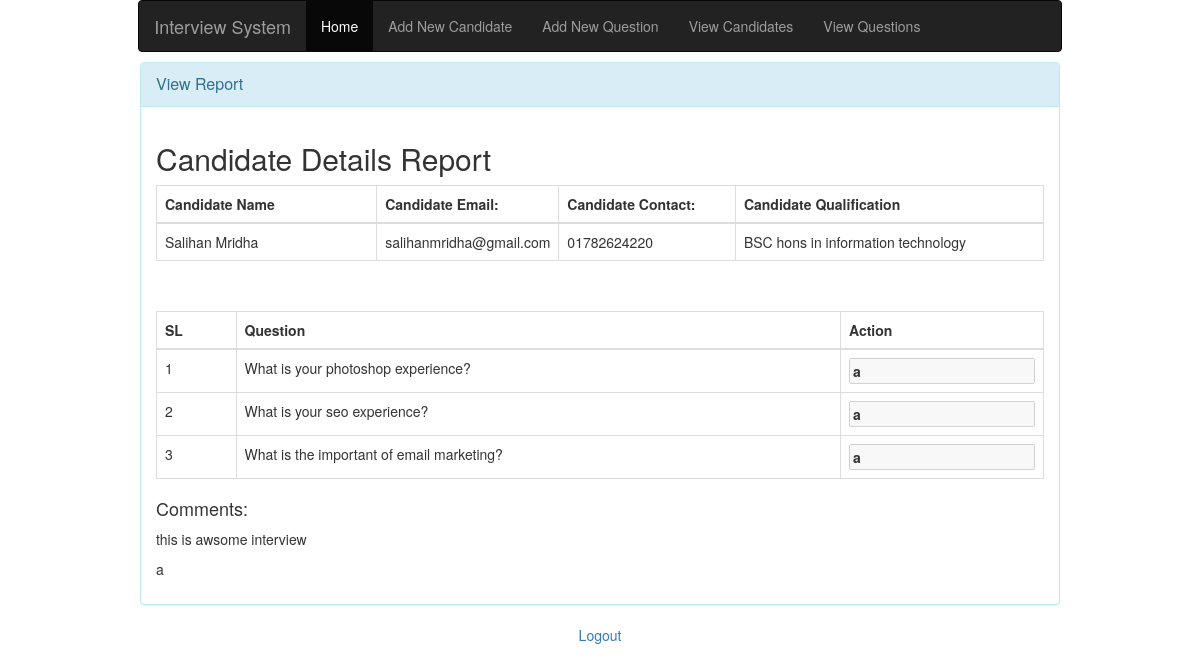
Screenshot of /viewReport.php?id=1 (signed in) with the database file from the repository.
### tables this page shows
CREATE TABLE `candidates` (
  `cand_id` int(10) NOT NULL,
  `cand_name` varchar(150) NOT NULL,
  `cand_email` varchar(150) NOT NULL,
  `cand_phone` varchar(150) NOT NULL,
  `cand_age` int(10) DEFAULT NULL,
  `cand_address` text,
  `cand_qualification` text
);

CREATE TABLE `reports` (
  `report_id` int(10) NOT NULL,
  `question_id` int(10) NOT NULL,
  `cand_id` int(10) NOT NULL,
  `result` text
);

CREATE TABLE `questions` (
  `question_id` int(10) NOT NULL,
  `question` text
);

CREATE TABLE `comments` (
  `comment_id` int(10) NOT NULL,
  `comment` text,
  `cand_id` int(10) DEFAULT NULL
);

### inc/classes/View.php (called while the page is built, shortened)
<?php
  include ("DB.php");
  class View {
    private $db;
    function __construct(){
      $this->db = new DB();
    }
    function viewCandidate(){
      $sql = "select * from candidates";
      $query = $this->db->simplequerywithoutcondition($sql);
      $results = $query->fetchAll();
      return $results;
    }
    function viewReport(){
      $candId = $_GET['id'];
      $sql = "select * from questions, reports, candidates where reports.cand_id = candidates.cand_id and reports.question_id = questions.question_id and reports.cand_id = $candId";
      $query = $this->db->simplequerywithoutcondition($sql);
      $results = $query->fetchAll();
      return $results;
    }
    function viewReportComment(){
      $candId = $_GET['id'];
      $sql = "select * from comments where comments.cand_id = $candId";
      $query = $this->db->simplequerywithoutcondition($sql);
      $results = $query->fetchAll();
      return $results;
    }
  }

### inc/classes/DB.php (called while the page is built, shortened)
<?php
  class DB{
    private $host = "localhost";
    private $dbname = "sourcecodester_interviewdb";
    private $dbuser = "root";
    private $dbpass = "";
    private $conn;
    public function __construct(){
      if (!isset($this->conn)) {
        try {
          $pdo = new PDO("mysql:host=".$this->host.";"."dbname=".$this->dbname, $this->dbuser, $this->dbpass);
          $pdo->setAttribute(PDO::ATTR_ERRMODE, PDO::ERRMODE_EXCEPTION);
          $pdo->exec("SET CHARACTER SET utf8");
          $this->conn = $pdo;
        } catch (PDOException $e) {
          die("<h3>Database Connection Failed </h3>".$e->getMessage());
        }
      }
    }
    public function simplequerywithoutcondition($q){
      $stmt = $this->conn->prepare($q);
      $stmt->execute();
      return $stmt;
    }
  }
?>

### viewReport.php (the view, shortened to what this page needs)
<?php
  include ("inc/classes/View.php");
  $view = new View();
  $viewReports = $view->viewReport();
  $viewCandidates = $view->viewCandidate();
  $viewComments = $view->viewReportComment();
?>
<!DOCTYPE html>
<html lang="en" dir="ltr">
  <head>
    <link href="//maxcdn.bootstrapcdn.com/bootstrap/3.3.0/css/bootstrap.min.css" rel="stylesheet" id="bootstrap-css">
  </head>
  <body>
<div class="container">
<?php include ('nav.php'); ?>
    <div id="signupbox" style=" margin-top:10px" class="mainbox col-md-10 col-md-offset-1 col-sm-8 col-sm-offset-2">
        <div class="panel panel-info">
            <div class="panel-heading">
                <div class="panel-title">View Report</div>
            </div>
            <div class="panel-body" >
              <h2>Candidate Details Report</h2>
              <table class="table table-bordered" style="width: 100%; table-layout: auto;">
                <thead>
                  <tr>
                    <th style="width: 25%;">Candidate Name</th>
                    <th style="width: 20%;">Candidate Email: </th>
                    <th style="width: 20%;">Candidate Contact: </th>
                    <th style="width: 35%;">Candidate Qualification</th>
                  </tr>
                </thead>
                <tbody>
                  <?php foreach ($viewCandidates as $viewCandidate): ?>
                  <?php if (isset($_GET['id']) && $_GET['id'] == $viewCandidate['cand_id']): ?>
                  <tr>
                    <td><?php echo $viewCandidate['cand_name']; ?></td>
                    <td><?php echo $viewCandidate['cand_email']; ?></td>
                    <td><?php echo $viewCandidate['cand_phone']; ?></td>
                    <td><?php echo $viewCandidate['cand_qualification']; ?></td>
                  </tr>
                  <?php endif; ?>
                  <?php endforeach; ?>
                </tbody>
              </table>
            </div>
            <div class="panel-body" >
                <table class="table table-bordered" style="width: 100%; table-layout: auto;">
                  <thead>
                    <tr>
                      <th style="width: 10%;">SL</th>
                      <th style="width: 80%;">Question</th>
                      <th style="width: 10%;">Action</th>
                    </tr>
                  </thead>
                  <tbody>
                    <?php $i = 0; foreach ($viewReports as $viewReport): ?>
                    <tr>
                      <td><?php $i += 1; echo $i; ?></td>
                      <td><?php echo $viewReport['question']; ?></td>
                      <td><input value="<?php echo $viewReport['result']; ?>" style="font-weight: bold;" disabled="" type="text" name="result<?php echo $i; ?>"></td>
                    </tr>
                    <?php endforeach; ?>
                  </tbody>
                </table>
                <div class="">
                  <h4>Comments:</h4>
                  <?php foreach ($viewComments as $viewComment): ?>
                  <p><?php echo $viewComment['comment']; ?></p>
                  <?php endforeach; ?>
                </div>
            </div>
        </div>
    </div>
</div>
  </body>
</html>
<p class="text-center top_spac"><a href="?action=logout">Logout</a> </p>

### nav.php
  <nav class="navbar navbar-inverse" style="width: 81% !important; margin: auto;">
  <div class="container-fluid">
    <div class="navbar-header">
      <a class="navbar-brand" href="">Interview System</a>
    </div>
    <ul class="nav navbar-nav">
      <li class="active"><a href="viewCandidate.php">Home</a></li>
      <li><a href=addCandidate.php>Add New Candidate</a></li>
      <li><a href="addQuestion.php">Add New Question</a></li>
      <li><a href="viewCandidate.php">View Candidates</a></li>
      <li><a href="viewQuestions.php">View Questions</a></li>
    </ul>
  </div>
</nav>

### rows the page displays
candidates: cand_name "Salihan Mridha", cand_email "salihanmridha@gmail.com", cand_phone "01782624220", cand_qualification "BSC hons in information technology"
reports: question.question "What is your photoshop experience?", result "a"
reports: question.question "What is your seo experience?", result "a"
reports: question.question "What is the important of email marketing?", result "a"
comments: comment "this is awsome interview"
comments: comment "a"
